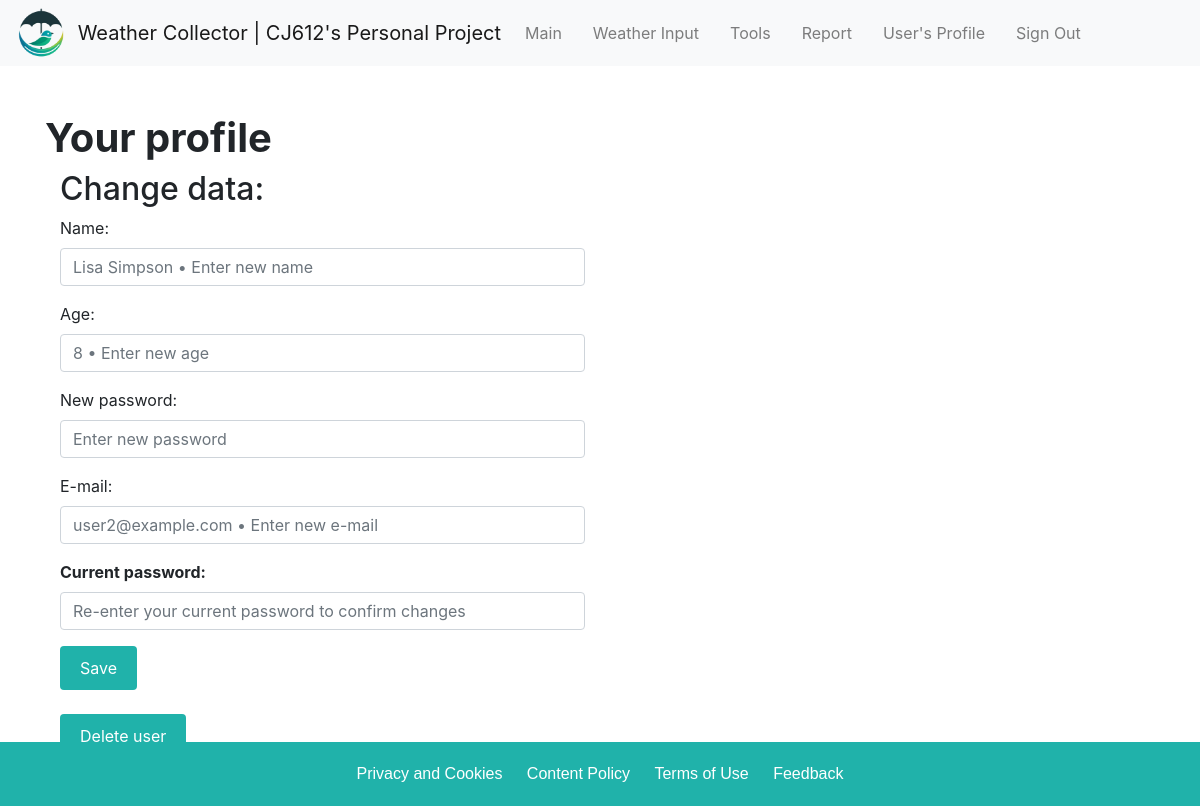
Page /profile (signed in) on the earlier database version.
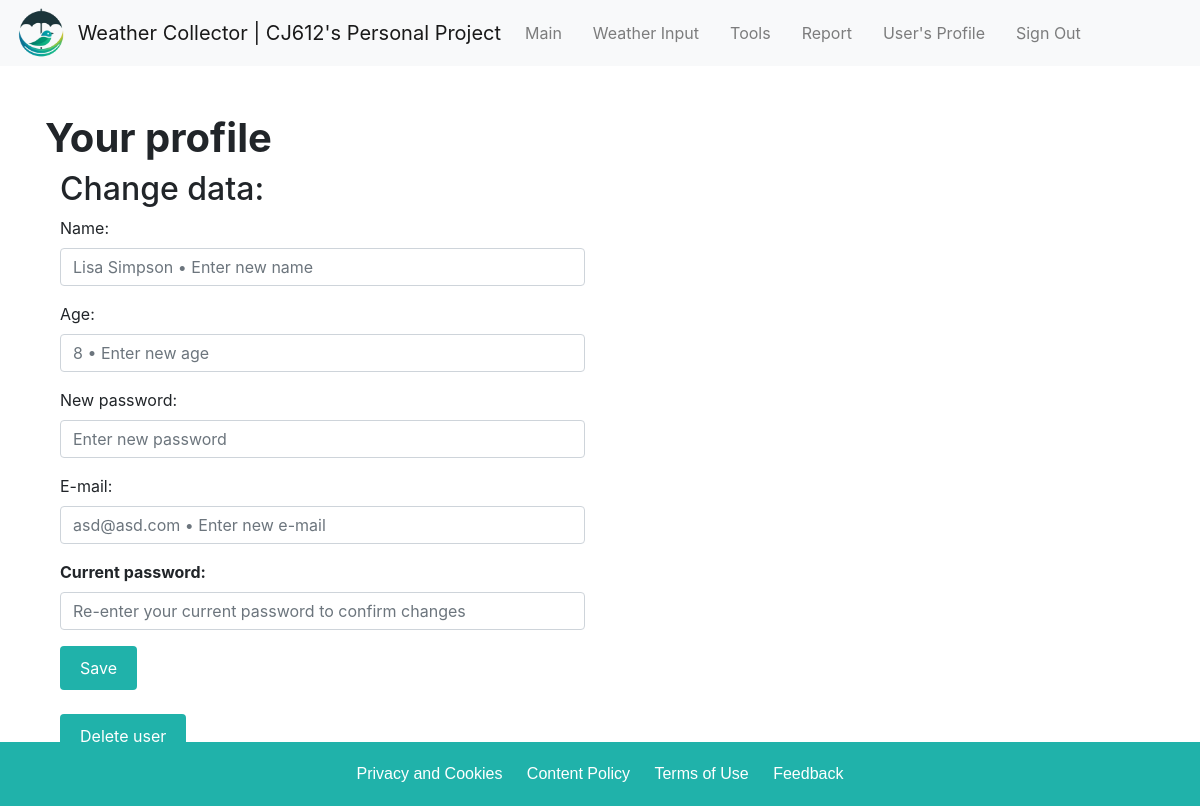
Same page on the later database version.
### database/models.py (models this page shows)
class User(Base):
    __tablename__ = 'user'
    id = Column(Integer, primary_key=True)
    username = Column(String(128), unique=True)
    password = Column(String(16))
    name = Column(String(512))
    age = Column(Integer)
    email = Column(String(256), unique=True)
    measurement_user = relationship("Measurement", back_populates='user_measurement')
    city_user = relationship("City", back_populates='user_city')
    tool_user = relationship("Tool", back_populates='user_tool')

### frontend/router.py (the view)
@router.get("/profile")
async def get_profile(
    request: Request,
    user: User | None = Depends(get_correct_user_frontend),
    session: AsyncSession = Depends(get_session),
):
    if user:
        return templates.TemplateResponse("profile.html", {"request": request, "user": user})
    return RedirectResponse(url="/auth", status_code=status.HTTP_301_MOVED_PERMANENTLY)

### frontend/templates/profile.html (shortened to what this page needs)
{%extends "/base.html" %}
{% block style %}<link rel="stylesheet" href="/css/profile.css">{% endblock %}
{% block content %}
{% include 'elements/nav.html' %}
<div class="container">
    <h1 class="mt-5"><strong>Your profile</strong></h1>
    <div class="col-md-6">
        <h2>Change data:</h2>
        <form action="/user/updateuser" method="post">
            <div class="form-group">
                <label for="name">Name:</label>
                <input type="text" class="form-control" id="name" name="name" placeholder="{{user.name}} • Enter new name">
            </div>
            <div class="form-group">
                <label for="age">Age:</label>
                <input type="text" class="form-control" id="age" name="age" placeholder="{{user.age}} • Enter new age">
            </div>
            <div class="form-group">
                <label for="password">New password:</label>
                <input type="password" class="form-control" id="newpassword" name="newpassword" placeholder="Enter new password">
            </div>
            <div class="form-group">
                <label for="email">E-mail:</label>
                <input type="text" class="form-control" id="email" name="email" placeholder="{{user.email}} • Enter new e-mail">
            </div>
            <div class="form-group">
                <label for="oldpassword"><strong>Current password:</strong></label>
                <input type="password" class="form-control" id="oldpassword" name="oldpassword" placeholder="Re-enter your current password to confirm changes">
            </div>
            <button type="submit" class="btn btn-primary">Save</button>
        </form>
        <form action="/user/deleteuser?name={{user.name}}" method="post">
            <br>
            <button type="submit" class="btn btn-primary">Delete user</button>
        </form>
        <br>
        <br>
    </div>
</div>
{% endblock %}

Differences in the rows shown:
changed User "Lisa Simpson • Enter new name": email "user2@example.com • Enter new e-mail" → "asd@asd.com • Enter new e-mail"
